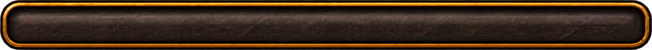
#> input picture ui/belt/xp-frame.webp, 652 x 50 px, found by its file name
$ python xp-mask.py ui/belt/xp-frame.webp ui/belt/xp-mask.webp 5 '(v691)'
#> lines starting #> are read from the running program, lines starting #| are printed output that depends on the picture; after the words box and inside, x2 and y2 are one past the last pixel; in counts of white or black regions, pixels touching at a corner belong together
# python3 art/src/xp-mask.py ui/belt/xp-frame.webp ui/belt/xp-mask.webp 5  (v691)
# the XP frame's glass, as an alpha mask the same size as xp-frame.webp: flood the glass from the middle over
# everything that isn't the gold rim, then pull in off the dark inner rule so the fill sits inside it
import sys, numpy as np
from PIL import Image, ImageFilter
from collections import deque
fr = np.asarray(Image.open(sys.argv[1]).convert('RGBA')).astype(int)
h, w = fr.shape[:2]
#> h = 50; w = 652
r, g, b = fr[..., 0], fr[..., 1], fr[..., 2]
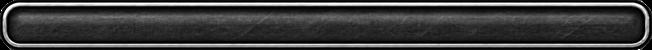
#> r: shape (50, 652) int64; min 0, max 255, mean 60.7
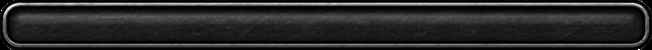
#> g: shape (50, 652) int64; min 0, max 255, mean 40.8
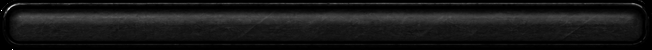
#> b: shape (50, 652) int64; min 0, max 255, mean 22.8
gold = (r > 90) & (r - b > 60)
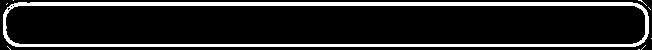
#> gold: shape (50, 652) bool; 14.5% white; 9 white regions (8 under 20 px), largest, box (x1, y1, x2, y2) and area: (3, 2, 649, 47) 4713
inside = np.zeros((h, w), bool)
q = deque([(h // 2, w // 2)]); inside[h // 2, w // 2] = True
while q:
    y, x = q.popleft()
    for dy, dx in ((1, 0), (-1, 0), (0, 1), (0, -1)):
        yy, xx = y + dy, x + dx
        if 0 <= yy < h and 0 <= xx < w and not inside[yy, xx] and not gold[yy, xx]:
            inside[yy, xx] = True; q.append((yy, xx))
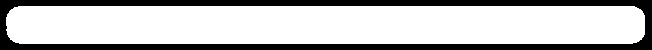
#> inside: shape (50, 652) bool; 73.9% white; 1 black region, box (x1, y1, x2, y2) and area: (0, 0, 652, 50) 8500
assert not inside[0].any() and not inside[-1].any(), 'flood leaked'
m = Image.fromarray((inside * 255).astype(np.uint8))
m = m.filter(ImageFilter.MinFilter(int(sys.argv[3])))      # off the black inner rule
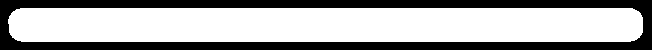
#> m: PIL image 652x50 L; 65.7% white; 1 black region, box (x1, y1, x2, y2) and area: (0, 0, 652, 50) 11194
m = m.filter(ImageFilter.GaussianBlur(0.6))                # soft edge
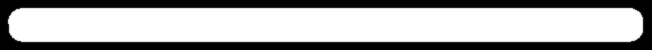
#> m: PIL image 652x50 L; min 0, max 255, mean 167.4
a = np.asarray(m)
out = np.zeros((h, w, 4), np.uint8); out[..., :3] = 255; out[..., 3] = a
Image.fromarray(out).save(sys.argv[2], lossless=True)
ys, xs = np.nonzero(a > 127); print('mask bbox', xs.min(), xs.max(), ys.min(), ys.max())
#| mask bbox 8 642 8 41

$ run again, with ui/belt/center-body.webp copied over ui/belt/xp-frame.webp
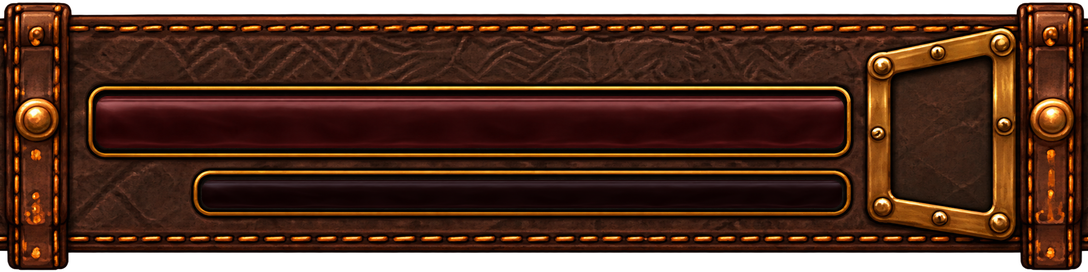
#> input picture ui/belt/center-body.webp, 1088 x 272 px, found by its file name
#> `gold = (r > 90) & (r - b > 60)`:
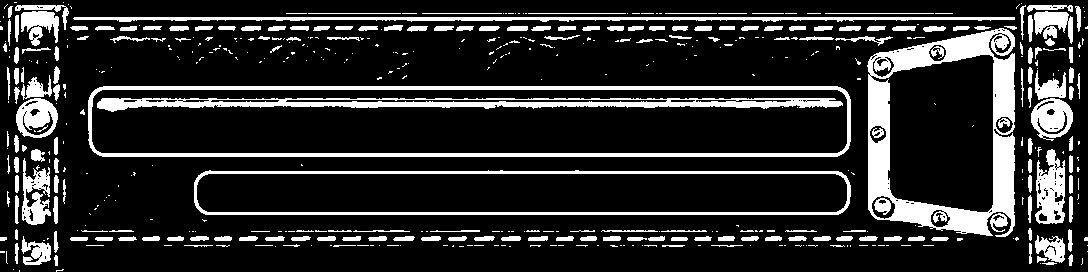
#> gold: shape (272, 1088) bool; 17.6% white; 503 white regions (300 under 20 px), largest, box (x1, y1, x2, y2) and area: (867, 28, 1015, 237) 10571, (88, 86, 851, 157) 6485, (97, 98, 843, 112) 5330
#> `m = m.filter(ImageFilter.MinFilter(int(sys.argv[3])))`:
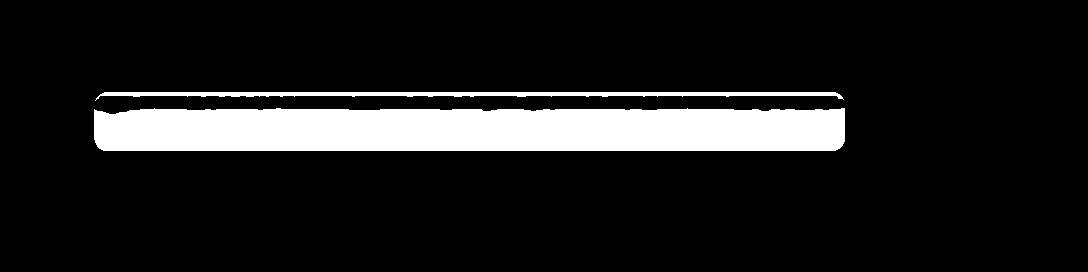
#> m: PIL image 1088x272 L; 11.6% white; 2 white regions, box (x1, y1, x2, y2) and area: (94, 108, 845, 151) 31148, (95, 92, 844, 101) 3071
#| mask bbox 94 844 92 150
